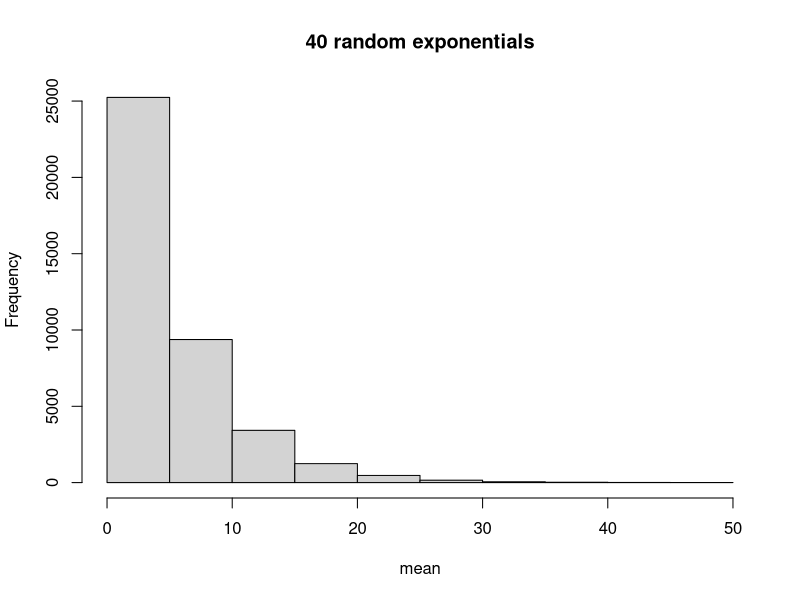
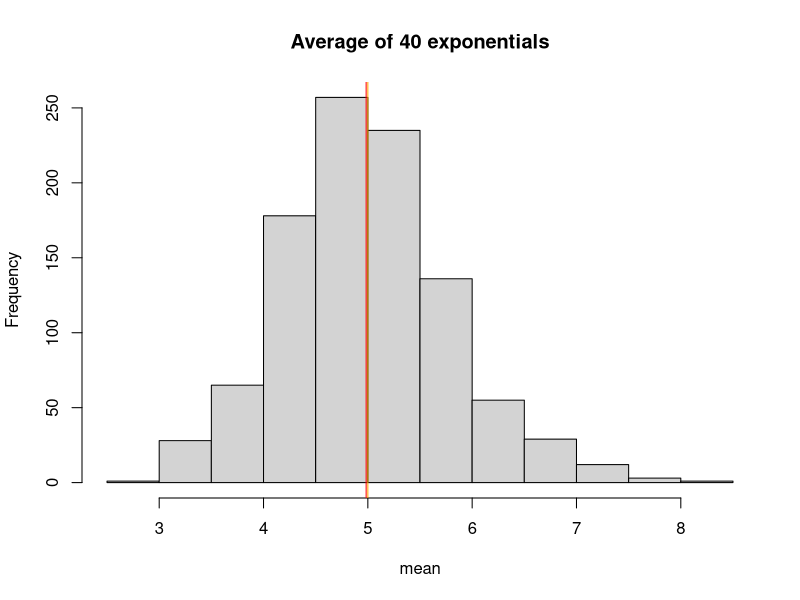
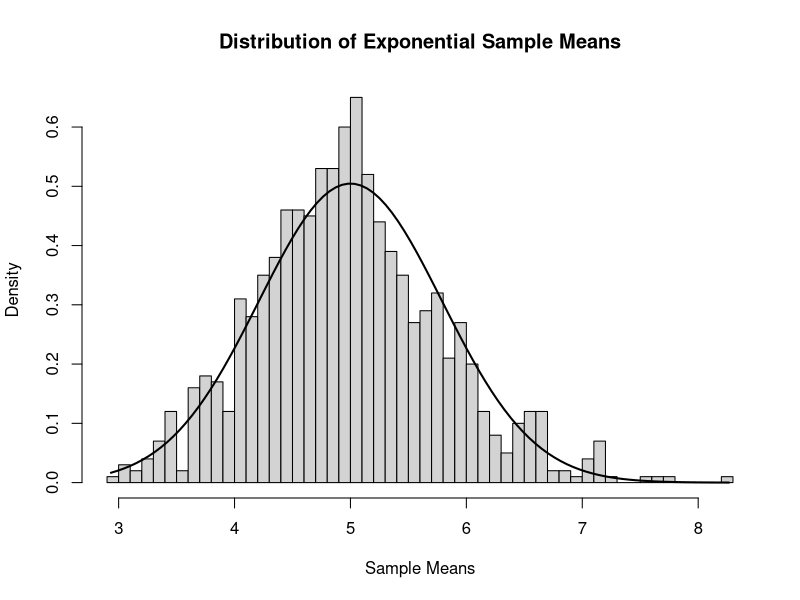
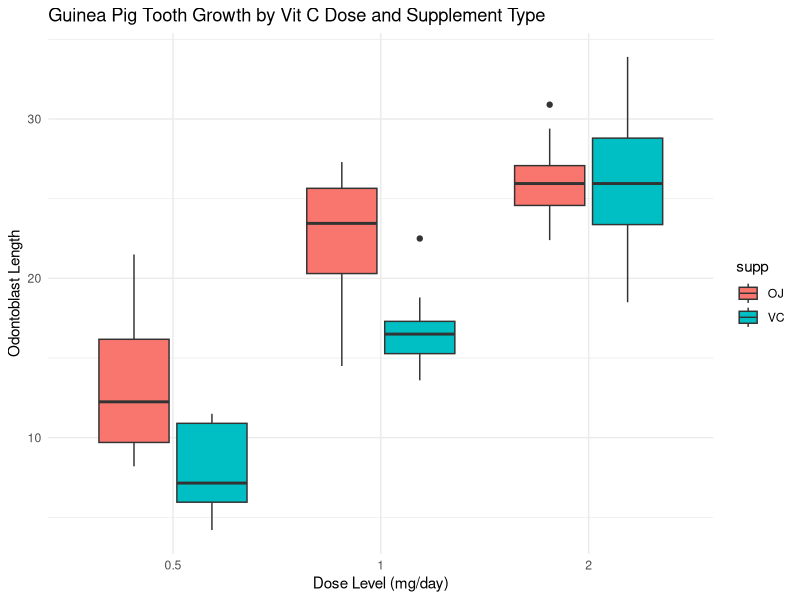

Source code (R) for these figures, in order:
## ---- chunk 1
library(datasets)
library(data.table)
library(ggplot2)
library(knitr)
library(dplyr)
library(tidyr)
opts_chunk$set(echo=TRUE)
## ---- chunk 2
set.seed(44)
lambda <- 0.2
n <- 40
nosim <- 1000
## ---- chunk 3
sample_simulated <- matrix(rexp(nosim*n, rate=lambda),nosim)
sample_means <- rowMeans(sample_simulated)
sample_mean <- mean(sample_means)
sample_sd <- sd(sample_means)
sample_variance <- sample_sd^2

## ---- chunk 4
theoretical_mean <- 1/lambda
theoretical_sd <- (1/lambda)/sqrt(n)
theoretical_variance <- ((1/lambda)/sqrt(n))^2
## ---- chunk 5
hist(sample_simulated, xlab = "mean", main = "40 random exponentials")
## ---- chunk 6
# visualization
hist(sample_means, xlab = "mean", main = "Average of 40 exponentials")
abline(v = sample_mean, col = "red")
abline(v = theoretical_mean, col = "orange")
## ---- chunk 7
hist(sample_means, breaks=n, probability=TRUE, main = "Distribution of Exponential Sample Means", xlab = "Sample Means")

x_axis <- seq(min(sample_means),max(sample_means),length=100)
y_axis <- dnorm(x_axis, mean = theoretical_mean, sd = theoretical_sd)
lines(x_axis,y_axis,lwd=2)
## ---- chunk 8

data("ToothGrowth")
head(ToothGrowth)
summary(ToothGrowth)
## ---- chunk 9

ToothGrowth$dose <- as.factor(ToothGrowth$dose)
ggplot(ToothGrowth, aes(x = dose, y = len, fill = supp)) +
  geom_boxplot() +
  labs(title = "Guinea Pig Tooth Growth by Vit C Dose and Supplement Type",
       x = "Dose Level (mg/day)",
       y = "Odontoblast Length") +
  theme_minimal()

## ---- chunk 10

ttest_deliver <- t.test(len ~ supp, data=ToothGrowth, var.equal=FALSE)

ttest_deliver$p.value
ttest_deliver$conf.int

## ---- chunk 11
dose_0510 <- subset(ToothGrowth, dose %in% c(.5, 1.0))
ttest_dose0510 <- t.test(len ~ dose, data = dose_0510, var.equal = FALSE)

ttest_dose0510$p.value
ttest_dose0510$conf.int
## ---- chunk 12
dose_0520 <- subset(ToothGrowth, dose %in% c(.5, 2.0))
ttest_dose0520 <- t.test(len ~ dose, data = dose_0520, var.equal = FALSE)

ttest_dose0520$p.value
ttest_dose0520$conf.int
## ---- chunk 13
dose_05 <- subset(ToothGrowth, dose %in% c(.5))
ttest_dose05 <- t.test(len ~ supp, data = dose_05, var.equal = FALSE)

ttest_dose05$p.value
ttest_dose05$conf.int
## ---- chunk 14
dose_10 <- subset(ToothGrowth, dose %in% c(1.0))
ttest_dose10 <- t.test(len ~ supp, data = dose_10, var.equal = FALSE)

ttest_dose10$p.value
ttest_dose10$conf.int
## ---- chunk 15
dose_20 <- subset(ToothGrowth, dose %in% c(2.0))
ttest_dose20 <- t.test(len ~ supp, data = dose_20, var.equal = FALSE)

ttest_dose20$p.value
ttest_dose20$conf.int
